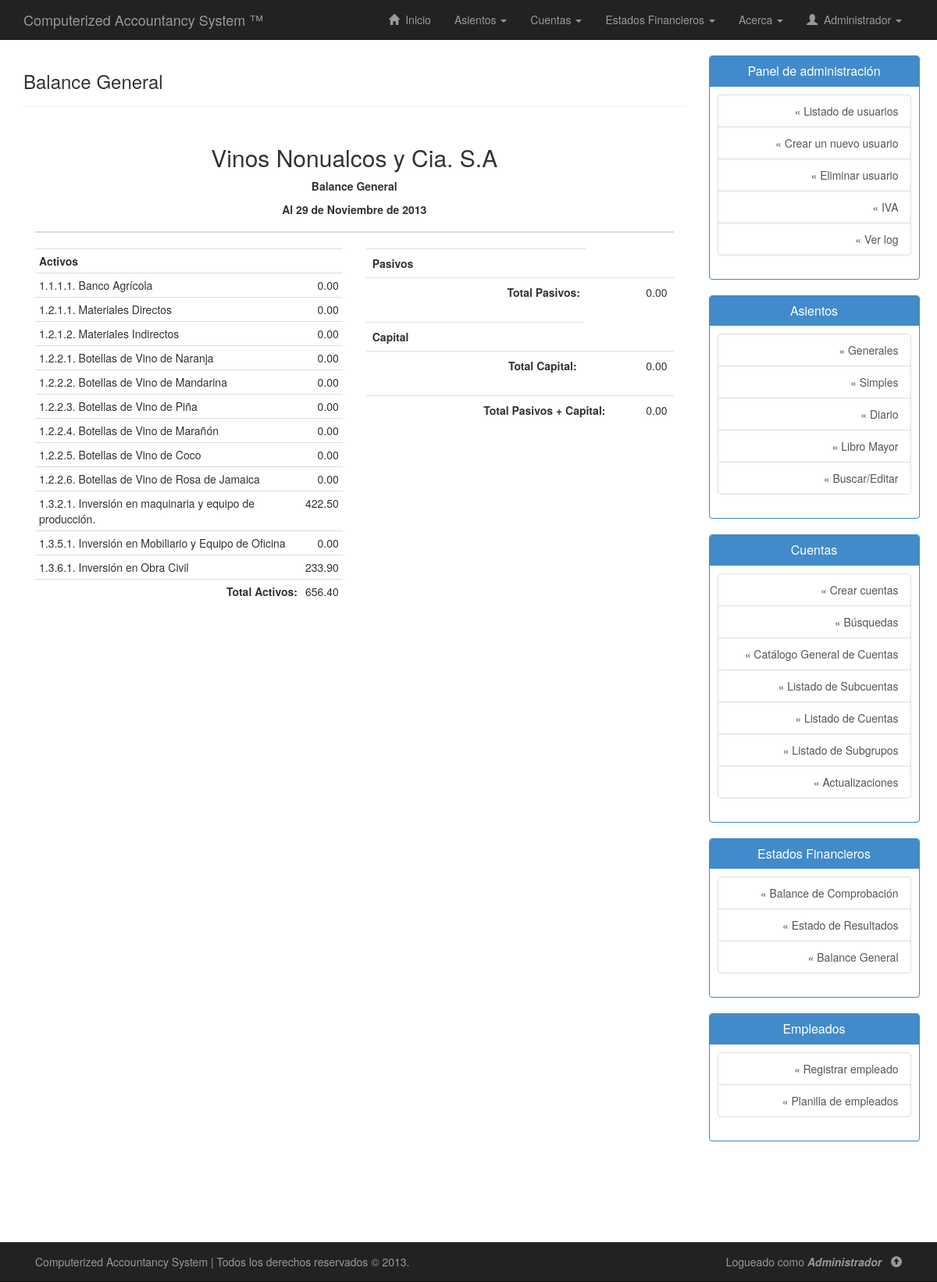
Page /php/balance-general.php (signed in) on the committed database.
### tables this page shows
CREATE TABLE IF NOT EXISTS `cuentas` (
  `codigo_cuenta` varchar(20) NOT NULL,
  `subgrupo` varchar(20) DEFAULT NULL,
  `nombre_cuenta` varchar(50) NOT NULL,
  `tiene_subcuenta` enum('Si','No') NOT NULL,
  `descripcion_cuenta` varchar(255) DEFAULT NULL,
  `saldo_debe` double NOT NULL,
  `saldo_haber` double NOT NULL,
  PRIMARY KEY (`codigo_cuenta`),
  KEY `subgrupo` (`subgrupo`)
);

### php/balance-general.php (the view, shortened to what this page needs)
<!DOCTYPE html>
<html lang="es">
<head>
	<link rel="stylesheet" type="text/css" href="../css/bootstrap.min.css"/>
	<link rel="stylesheet" type="text/css" href="../css/estilos.css"/>
</head>
<body>
	<?php include("nav.php"); ?>
	<div class="container" id="contenido">
		<div class="row row-offcanvas row-offcanvas-right">
			<div class="col-xs-12 col-sm-9">
				<div class="page-header">
					<h3>Balance General</h3>
				</div>
				<div class="container">
					<div class="row">
						<div class="col-lg-12">
							<table class="table ">
								<thead>
									<tr>
										<th colspan="4">
											<h2 class="text-center">Vinos Nonualcos y Cia. S.A</h2>
											<p align="center">
												<strong>Balance General</strong>
											</p>
											<p align="center">
											</p>
										</th>
									</tr>
								</thead>
							</table>
						</div>
						<div class="container">
							<div class="row">
								<div class="col-lg-6">
									<div>
										<div class="row">
											<div class="col-lg-12">
												<table class="table table-condensed table-hover ">
													<tr>
														<th colspan="2">Activos</th>
													</tr>
													<?php
													include_once("conexion.php");
													$sql = "SELECT * FROM cuentas WHERE codigo_cuenta LIKE '1%'";
													$ejecutar = $conexion->query($sql);
													while($acts = $ejecutar->fetch_assoc()){
														echo "<tr colspan='2'>";
														echo "<td >".$acts["codigo_cuenta"].". ".utf8_encode($acts["nombre_cuenta"])."</td>";
														echo "<td class='text-right'>".number_format($acts["saldo_debe"]-$acts["saldo_haber"],2)."</td>";
														echo "</tr>";
													}
													$consulta = "SELECT SUM((saldo_debe-saldo_haber)) total FROM cuentas WHERE codigo_cuenta LIKE '1%'";
													$ejecutar_consulta = $conexion->query($consulta);
													if($ejecutar_consulta->num_rows > 0){
														while ($regs = $ejecutar_consulta->fetch_assoc()) {
															echo "<tr>";
															echo "<td class='text-right'><strong>Total Activos:</strong></td>";
															echo "<td align='right'>".number_format($regs["total"],2)."</td>";
															echo "</tr>";
														}
													}
													?>
												</table>
											</div>
										</div>
									</div>
								</div>
								<div class="col-lg-6">
									<div>
										<div class="row">
											<div class="col-lg-12">
												<table class="table ">
													<tr>
														<th>Pasivos</th>
													</tr>
													<?php
													$consulta = "SELECT SUM((saldo_debe-saldo_haber)) total FROM cuentas WHERE codigo_cuenta LIKE '2%'";
													$ejecutar_consulta = $conexion->query($consulta);
													if($ejecutar_consulta->num_rows > 0){
														while ($regs = $ejecutar_consulta->fetch_assoc()) {
															$total_pasivos = $regs["total"];
															echo "<tr>";
															echo "<td class='text-right'><strong>Total Pasivos:</strong></td>";
															echo "<td align='right'>".number_format($regs["total"],2)."</td>";
															echo "</tr>";
														}
													}
													?>
												</table>
											</div>
										</div>
										<div class="row">
											<div class="col-lg-12">
												<table class="table">
													<tr>
														<th>Capital</th>
													</tr>
													<?php
													$consulta = "SELECT SUM((saldo_debe-saldo_haber)) total FROM cuentas WHERE codigo_cuenta LIKE '3%'";
													$ejecutar_consulta = $conexion->query($consulta);
													if($ejecutar_consulta->num_rows > 0){
														while ($regs = $ejecutar_consulta->fetch_assoc()) {
															$total_capital = $regs["total"];
															echo "<tr>";
															echo "<td class='text-right'><strong>Total Capital:</strong></td>";
															echo "<td align='right'>".number_format($regs["total"],2)."</td>";
															echo "</tr>";
														}
													}
													?>
												</table>
											</div>
										</div>
										<div class="row">
											<div class="col-lg-12">
												<table class="table">
													<?php
															echo "<tr>";
															echo "<td class='text-right'><strong>Total Pasivos + Capital:</strong></td>";
															echo "<td align='right'>".number_format($total_pasivos+$total_capital,2)."</td>";
															echo "</tr>";
													?>
												</table>
											</div>
										</div>
									</div>
								</div>
							</div>
						</div>
					</div>
				</div>
			</div>
			<?php include("sidebar.php"); ?>
		</div>
	</div>
	<?php include("footer.php"); ?>
</body>
</html>

### css/estilos.css (style rules this page uses)
body { background: #fff; margin-bottom: 80px; }
.page-header { margin-top: 0; }
#contenido { padding-bottom: 80px; }
table { background: #FFF; }

### rows in the picture
cuentas: codigo_cuenta "1.1.1.1", nombre_cuenta "Banco Agrícola", $acts["saldo_debe"]-$acts["saldo_haber"] "0.00"
cuentas: codigo_cuenta "1.2.1.1", nombre_cuenta "Materiales Directos", $acts["saldo_debe"]-$acts["saldo_haber"] "0.00"
cuentas: codigo_cuenta "1.2.1.2", nombre_cuenta "Materiales Indirectos", $acts["saldo_debe"]-$acts["saldo_haber"] "0.00"
cuentas: codigo_cuenta "1.2.2.1", nombre_cuenta "Botellas de Vino de Naranja", $acts["saldo_debe"]-$acts["saldo_haber"] "0.00"
cuentas: codigo_cuenta "1.2.2.2", nombre_cuenta "Botellas de Vino de Mandarina", $acts["saldo_debe"]-$acts["saldo_haber"] "0.00"
cuentas: codigo_cuenta "1.2.2.3", nombre_cuenta "Botellas de Vino de Piña", $acts["saldo_debe"]-$acts["saldo_haber"] "0.00"
cuentas: codigo_cuenta "1.2.2.4", nombre_cuenta "Botellas de Vino de Marañón", $acts["saldo_debe"]-$acts["saldo_haber"] "0.00"
cuentas: codigo_cuenta "1.2.2.5", nombre_cuenta "Botellas de Vino de Coco", $acts["saldo_debe"]-$acts["saldo_haber"] "0.00"
cuentas: codigo_cuenta "1.2.2.6", nombre_cuenta "Botellas de Vino de Rosa de Jamaica", $acts["saldo_debe"]-$acts["saldo_haber"] "0.00"
cuentas: codigo_cuenta "1.3.2.1", nombre_cuenta "Inversión en maquinaria y equipo de producción.", $acts["saldo_debe"]-$acts["saldo_haber"] "422.50"
cuentas: codigo_cuenta "1.3.5.1", nombre_cuenta "Inversión en Mobiliario y Equipo de Oficina", $acts["saldo_debe"]-$acts["saldo_haber"] "0.00"
cuentas: codigo_cuenta "1.3.6.1", nombre_cuenta "Inversión en Obra Civil", $acts["saldo_debe"]-$acts["saldo_haber"] "233.90"

### other values in the picture
$_SESSION['usuario'] "Administrador"
$regs["total"] "656.40"
$regs["total"] "0.00"
$total_pasivos+$total_capital "0.00"
$_SESSION["usuario"] "Administrador"
